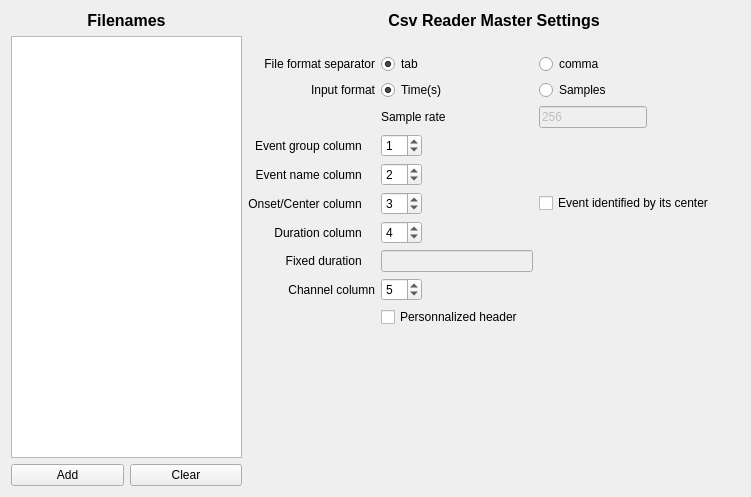
<?xml version="1.0" encoding="UTF-8"?>
<ui version="4.0">
 <class>CsvReaderMasterSettingsView</class>
 <widget class="QWidget" name="CsvReaderMasterSettingsView">
  <property name="geometry">
   <rect>
    <x>0</x>
    <y>0</y>
    <width>751</width>
    <height>497</height>
   </rect>
  </property>
  <property name="windowTitle">
   <string>Form</string>
  </property>
  <layout class="QHBoxLayout" name="horizontalLayout_4">
   <item>
    <layout class="QHBoxLayout" name="horizontalLayout_2">
     <item>
      <layout class="QVBoxLayout" name="verticalLayout">
       <item>
        <layout class="QHBoxLayout" name="horizontalLayout">
         <item>
          <widget class="QLabel" name="label">
           <property name="font">
            <font>
             <pointsize>12</pointsize>
             <bold>true</bold>
            </font>
           </property>
           <property name="layoutDirection">
            <enum>Qt::LayoutDirection::LeftToRight</enum>
           </property>
           <property name="text">
            <string>Filenames</string>
           </property>
           <property name="alignment">
            <set>Qt::AlignmentFlag::AlignCenter</set>
           </property>
          </widget>
         </item>
        </layout>
       </item>
       <item>
        <widget class="QListWidget" name="fileListWidget"/>
       </item>
       <item>
        <layout class="QHBoxLayout" name="horizontalLayout_3">
         <item>
          <widget class="QPushButton" name="choose_pushbutton">
           <property name="toolTip">
            <string>Select csv files</string>
           </property>
           <property name="text">
            <string>Add</string>
           </property>
          </widget>
         </item>
         <item>
          <widget class="QPushButton" name="clear_pushButton">
           <property name="text">
            <string>Clear</string>
           </property>
          </widget>
         </item>
        </layout>
       </item>
      </layout>
     </item>
     <item>
      <layout class="QVBoxLayout" name="verticalLayout_2">
       <item>
        <widget class="QLabel" name="label_7">
         <property name="font">
          <font>
           <pointsize>12</pointsize>
           <bold>true</bold>
          </font>
         </property>
         <property name="layoutDirection">
          <enum>Qt::LayoutDirection::LeftToRight</enum>
         </property>
         <property name="text">
          <string>Csv Reader Master Settings</string>
         </property>
         <property name="alignment">
          <set>Qt::AlignmentFlag::AlignCenter</set>
         </property>
        </widget>
       </item>
       <item>
        <spacer name="verticalSpacer_3">
         <property name="orientation">
          <enum>Qt::Orientation::Vertical</enum>
         </property>
         <property name="sizeType">
          <enum>QSizePolicy::Policy::Fixed</enum>
         </property>
         <property name="sizeHint" stdset="0">
          <size>
           <width>20</width>
           <height>18</height>
          </size>
         </property>
        </spacer>
       </item>
       <item>
        <layout class="QGridLayout" name="gridLayout">
         <item row="5" column="1">
          <widget class="QSpinBox" name="group_spinbox">
           <property name="sizePolicy">
            <sizepolicy hsizetype="Fixed" vsizetype="Fixed">
             <horstretch>0</horstretch>
             <verstretch>0</verstretch>
            </sizepolicy>
           </property>
           <property name="toolTip">
            <string/>
           </property>
           <property name="value">
            <number>1</number>
           </property>
          </widget>
         </item>
         <item row="8" column="2">
          <widget class="QCheckBox" name="center_checkBox">
           <property name="toolTip">
            <string>Check if the event is identified by its center instead of its onset.</string>
           </property>
           <property name="text">
            <string>Event identified by its center   </string>
           </property>
          </widget>
         </item>
         <item row="5" column="0">
          <widget class="QLabel" name="label_10">
           <property name="toolTip">
            <string>The index of the column for the event group. To disable the group mark 0.</string>
           </property>
           <property name="text">
            <string>Event group column    </string>
           </property>
           <property name="alignment">
            <set>Qt::AlignmentFlag::AlignRight|Qt::AlignmentFlag::AlignTrailing|Qt::AlignmentFlag::AlignVCenter</set>
           </property>
          </widget>
         </item>
         <item row="3" column="1">
          <widget class="QLabel" name="label_6">
           <property name="layoutDirection">
            <enum>Qt::LayoutDirection::LeftToRight</enum>
           </property>
           <property name="text">
            <string>Sample rate</string>
           </property>
           <property name="alignment">
            <set>Qt::AlignmentFlag::AlignLeading|Qt::AlignmentFlag::AlignLeft|Qt::AlignmentFlag::AlignVCenter</set>
           </property>
          </widget>
         </item>
         <item row="3" column="3">
          <spacer name="horizontalSpacer_3">
           <property name="orientation">
            <enum>Qt::Orientation::Horizontal</enum>
           </property>
           <property name="sizeHint" stdset="0">
            <size>
             <width>40</width>
             <height>20</height>
            </size>
           </property>
          </spacer>
         </item>
         <item row="12" column="1">
          <widget class="QCheckBox" name="personnalized_header_checkBox">
           <property name="toolTip">
            <string>Check to keep the read file header, otherwise the header will be replaced with the Snooz header.</string>
           </property>
           <property name="text">
            <string>Personnalized header   </string>
           </property>
          </widget>
         </item>
         <item row="10" column="0">
          <widget class="QLabel" name="label_8">
           <property name="toolTip">
            <string>Enter a fixed duration for all events.</string>
           </property>
           <property name="text">
            <string>Fixed duration    </string>
           </property>
           <property name="alignment">
            <set>Qt::AlignmentFlag::AlignRight|Qt::AlignmentFlag::AlignTrailing|Qt::AlignmentFlag::AlignVCenter</set>
           </property>
          </widget>
         </item>
         <item row="1" column="0">
          <widget class="QLabel" name="label_5">
           <property name="text">
            <string>Input format</string>
           </property>
           <property name="alignment">
            <set>Qt::AlignmentFlag::AlignRight|Qt::AlignmentFlag::AlignTrailing|Qt::AlignmentFlag::AlignVCenter</set>
           </property>
          </widget>
         </item>
         <item row="1" column="1">
          <widget class="QRadioButton" name="time_radiobutton">
           <property name="text">
            <string>Time(s)</string>
           </property>
           <property name="checked">
            <bool>true</bool>
           </property>
           <attribute name="buttonGroup">
            <string notr="true">buttonGroup_2</string>
           </attribute>
          </widget>
         </item>
         <item row="9" column="3">
          <spacer name="horizontalSpacer_5">
           <property name="orientation">
            <enum>Qt::Orientation::Horizontal</enum>
           </property>
           <property name="sizeHint" stdset="0">
            <size>
             <width>40</width>
             <height>20</height>
            </size>
           </property>
          </spacer>
         </item>
         <item row="7" column="0">
          <widget class="QLabel" name="label_2">
           <property name="toolTip">
            <string>The index of the column for the event name. Can not be disabled.</string>
           </property>
           <property name="layoutDirection">
            <enum>Qt::LayoutDirection::LeftToRight</enum>
           </property>
           <property name="text">
            <string>Event name column    </string>
           </property>
           <property name="alignment">
            <set>Qt::AlignmentFlag::AlignRight|Qt::AlignmentFlag::AlignTrailing|Qt::AlignmentFlag::AlignVCenter</set>
           </property>
          </widget>
         </item>
         <item row="11" column="1">
          <widget class="QSpinBox" name="channel_spinBox">
           <property name="sizePolicy">
            <sizepolicy hsizetype="Fixed" vsizetype="Fixed">
             <horstretch>0</horstretch>
             <verstretch>0</verstretch>
            </sizepolicy>
           </property>
           <property name="value">
            <number>5</number>
           </property>
          </widget>
         </item>
         <item row="9" column="0">
          <widget class="QLabel" name="label_4">
           <property name="toolTip">
            <string>The index of the column for the event duration. To disable the duration mark 0.</string>
           </property>
           <property name="layoutDirection">
            <enum>Qt::LayoutDirection::LeftToRight</enum>
           </property>
           <property name="text">
            <string>Duration column    </string>
           </property>
           <property name="alignment">
            <set>Qt::AlignmentFlag::AlignRight|Qt::AlignmentFlag::AlignTrailing|Qt::AlignmentFlag::AlignVCenter</set>
           </property>
          </widget>
         </item>
         <item row="8" column="3">
          <spacer name="horizontalSpacer">
           <property name="orientation">
            <enum>Qt::Orientation::Horizontal</enum>
           </property>
           <property name="sizeHint" stdset="0">
            <size>
             <width>40</width>
             <height>20</height>
            </size>
           </property>
          </spacer>
         </item>
         <item row="11" column="0">
          <widget class="QLabel" name="label_9">
           <property name="text">
            <string>Channel column</string>
           </property>
           <property name="alignment">
            <set>Qt::AlignmentFlag::AlignRight|Qt::AlignmentFlag::AlignTrailing|Qt::AlignmentFlag::AlignVCenter</set>
           </property>
          </widget>
         </item>
         <item row="10" column="2">
          <spacer name="horizontalSpacer_7">
           <property name="orientation">
            <enum>Qt::Orientation::Horizontal</enum>
           </property>
           <property name="sizeHint" stdset="0">
            <size>
             <width>40</width>
             <height>20</height>
            </size>
           </property>
          </spacer>
         </item>
         <item row="8" column="1">
          <widget class="QSpinBox" name="onset_spinbox">
           <property name="sizePolicy">
            <sizepolicy hsizetype="Fixed" vsizetype="Fixed">
             <horstretch>0</horstretch>
             <verstretch>0</verstretch>
            </sizepolicy>
           </property>
           <property name="toolTip">
            <string/>
           </property>
           <property name="minimum">
            <number>1</number>
           </property>
           <property name="value">
            <number>3</number>
           </property>
          </widget>
         </item>
         <item row="8" column="0">
          <widget class="QLabel" name="label_3">
           <property name="toolTip">
            <string>The index of the column for the event onset or center. Can not be disabled.</string>
           </property>
           <property name="layoutDirection">
            <enum>Qt::LayoutDirection::LeftToRight</enum>
           </property>
           <property name="text">
            <string>Onset/Center column    </string>
           </property>
           <property name="alignment">
            <set>Qt::AlignmentFlag::AlignRight|Qt::AlignmentFlag::AlignTrailing|Qt::AlignmentFlag::AlignVCenter</set>
           </property>
          </widget>
         </item>
         <item row="3" column="2">
          <widget class="QLineEdit" name="sample_rate_lineedit">
           <property name="enabled">
            <bool>false</bool>
           </property>
           <property name="sizePolicy">
            <sizepolicy hsizetype="Fixed" vsizetype="Fixed">
             <horstretch>0</horstretch>
             <verstretch>0</verstretch>
            </sizepolicy>
           </property>
           <property name="text">
            <string>256</string>
           </property>
          </widget>
         </item>
         <item row="1" column="2">
          <widget class="QRadioButton" name="sample_radiobutton">
           <property name="text">
            <string>Samples</string>
           </property>
           <attribute name="buttonGroup">
            <string notr="true">buttonGroup_2</string>
           </attribute>
          </widget>
         </item>
         <item row="10" column="3">
          <spacer name="horizontalSpacer_6">
           <property name="orientation">
            <enum>Qt::Orientation::Horizontal</enum>
           </property>
           <property name="sizeHint" stdset="0">
            <size>
             <width>40</width>
             <height>20</height>
            </size>
           </property>
          </spacer>
         </item>
         <item row="10" column="1">
          <widget class="QLineEdit" name="fixed_dur_lineEdit">
           <property name="enabled">
            <bool>false</bool>
           </property>
           <property name="toolTip">
            <string/>
           </property>
          </widget>
         </item>
         <item row="7" column="1">
          <widget class="QSpinBox" name="event_name_spinbox">
           <property name="sizePolicy">
            <sizepolicy hsizetype="Fixed" vsizetype="Fixed">
             <horstretch>0</horstretch>
             <verstretch>0</verstretch>
            </sizepolicy>
           </property>
           <property name="toolTip">
            <string/>
           </property>
           <property name="minimum">
            <number>1</number>
           </property>
           <property name="value">
            <number>2</number>
           </property>
          </widget>
         </item>
         <item row="7" column="3">
          <spacer name="horizontalSpacer_4">
           <property name="orientation">
            <enum>Qt::Orientation::Horizontal</enum>
           </property>
           <property name="sizeHint" stdset="0">
            <size>
             <width>40</width>
             <height>20</height>
            </size>
           </property>
          </spacer>
         </item>
         <item row="9" column="1">
          <widget class="QSpinBox" name="duration_spinbox">
           <property name="sizePolicy">
            <sizepolicy hsizetype="Fixed" vsizetype="Fixed">
             <horstretch>0</horstretch>
             <verstretch>0</verstretch>
            </sizepolicy>
           </property>
           <property name="toolTip">
            <string/>
           </property>
           <property name="minimum">
            <number>0</number>
           </property>
           <property name="value">
            <number>4</number>
           </property>
          </widget>
         </item>
         <item row="1" column="3">
          <spacer name="horizontalSpacer_2">
           <property name="orientation">
            <enum>Qt::Orientation::Horizontal</enum>
           </property>
           <property name="sizeHint" stdset="0">
            <size>
             <width>40</width>
             <height>20</height>
            </size>
           </property>
          </spacer>
         </item>
         <item row="0" column="0">
          <widget class="QLabel" name="label_11">
           <property name="text">
            <string>File format separator</string>
           </property>
           <property name="alignment">
            <set>Qt::AlignmentFlag::AlignRight|Qt::AlignmentFlag::AlignTrailing|Qt::AlignmentFlag::AlignVCenter</set>
           </property>
          </widget>
         </item>
         <item row="0" column="1">
          <widget class="QRadioButton" name="radioButton_tab">
           <property name="text">
            <string>tab</string>
           </property>
           <property name="checked">
            <bool>true</bool>
           </property>
           <attribute name="buttonGroup">
            <string notr="true">buttonGroup</string>
           </attribute>
          </widget>
         </item>
         <item row="0" column="2">
          <widget class="QRadioButton" name="radioButton_comma">
           <property name="text">
            <string>comma</string>
           </property>
           <attribute name="buttonGroup">
            <string notr="true">buttonGroup</string>
           </attribute>
          </widget>
         </item>
        </layout>
       </item>
       <item>
        <spacer name="verticalSpacer_2">
         <property name="orientation">
          <enum>Qt::Orientation::Vertical</enum>
         </property>
         <property name="sizeHint" stdset="0">
          <size>
           <width>20</width>
           <height>18</height>
          </size>
         </property>
        </spacer>
       </item>
      </layout>
     </item>
    </layout>
   </item>
  </layout>
 </widget>
 <resources/>
 <connections>
  <connection>
   <sender>choose_pushbutton</sender>
   <signal>clicked()</signal>
   <receiver>CsvReaderMasterSettingsView</receiver>
   <slot>on_choose()</slot>
   <hints>
    <hint type="sourcelabel">
     <x>364</x>
     <y>21</y>
    </hint>
    <hint type="destinationlabel">
     <x>207</x>
     <y>111</y>
    </hint>
   </hints>
  </connection>
  <connection>
   <sender>time_radiobutton</sender>
   <signal>clicked()</signal>
   <receiver>CsvReaderMasterSettingsView</receiver>
   <slot>on_input_format_changed()</slot>
   <hints>
    <hint type="sourcelabel">
     <x>227</x>
     <y>49</y>
    </hint>
    <hint type="destinationlabel">
     <x>207</x>
     <y>111</y>
    </hint>
   </hints>
  </connection>
  <connection>
   <sender>sample_radiobutton</sender>
   <signal>clicked()</signal>
   <receiver>CsvReaderMasterSettingsView</receiver>
   <slot>on_input_format_changed()</slot>
   <hints>
    <hint type="sourcelabel">
     <x>227</x>
     <y>76</y>
    </hint>
    <hint type="destinationlabel">
     <x>207</x>
     <y>111</y>
    </hint>
   </hints>
  </connection>
  <connection>
   <sender>clear_pushButton</sender>
   <signal>clicked()</signal>
   <receiver>fileListWidget</receiver>
   <slot>clear()</slot>
   <hints>
    <hint type="sourcelabel">
     <x>218</x>
     <y>273</y>
    </hint>
    <hint type="destinationlabel">
     <x>148</x>
     <y>144</y>
    </hint>
   </hints>
  </connection>
  <connection>
   <sender>duration_spinbox</sender>
   <signal>valueChanged(int)</signal>
   <receiver>CsvReaderMasterSettingsView</receiver>
   <slot>on_event_pos_changed()</slot>
   <hints>
    <hint type="sourcelabel">
     <x>394</x>
     <y>220</y>
    </hint>
    <hint type="destinationlabel">
     <x>362</x>
     <y>176</y>
    </hint>
   </hints>
  </connection>
  <connection>
   <sender>clear_pushButton</sender>
   <signal>clicked()</signal>
   <receiver>CsvReaderMasterSettingsView</receiver>
   <slot>clear_list_slot()</slot>
   <hints>
    <hint type="sourcelabel">
     <x>203</x>
     <y>329</y>
    </hint>
    <hint type="destinationlabel">
     <x>362</x>
     <y>176</y>
    </hint>
   </hints>
  </connection>
 </connections>
 <slots>
  <slot>on_choose()</slot>
  <slot>on_input_format_changed()</slot>
  <slot>on_event_pos_changed()</slot>
  <slot>clear_list_slot()</slot>
 </slots>
 <buttongroups>
  <buttongroup name="buttonGroup"/>
  <buttongroup name="buttonGroup_2"/>
 </buttongroups>
</ui>
